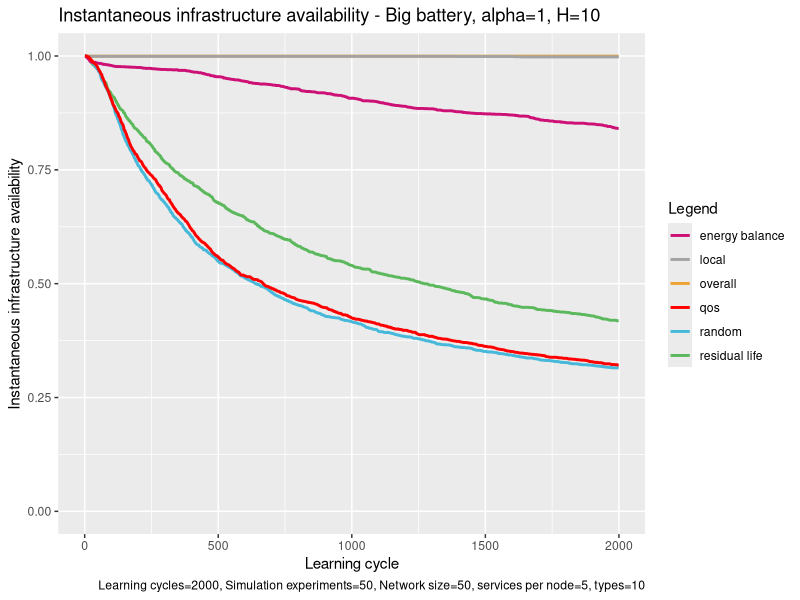

The R source for this figure:
# execute all lines: ctrl + shift + enter

library(ggplot2)

# set working directory here
setwd(dirname(rstudioapi::getSourceEditorContext()$path))

overall <- read.table("exp_assembly_overall_energy_template.txt", 
                      header = F,
                      sep = " ",
                      col.names= c("overallx", "overally")
)

random <- read.table("exp_assembly_random.txt", 
                     header = F,
                     sep = " ",
                     col.names= c("randomx", "randomy")
)

res <- read.table("exp_assembly_residual_life_template.txt", 
                  header = F,
                  sep = " ",
                  col.names= c("resx","resy")
)

local <- read.table("exp_assembly_local_energy_template.txt", 
                    header = F,
                    sep = " ",
                    col.names= c("locx","locy")
)

learning <- read.table("exp_assembly_energyAware.txt", 
                          header = F,
                          sep = " ",
                          col.names= c("enx","eny")
)

qos <- read.table("exp_assembly_QoS.txt", 
                       header = F,
                       sep = " ",
                       col.names= c("qosx","qosy")
)


overall_x <- overall$overallx
overall_y <- overall$overally

random_y <- random$randomy
res_y <- res$resy
local_y <- local$locy
energyAware_y <- learning$eny
qos_y <- qos$qosy

head(overall)

colors <- c("overall" = "#EEA236", "residual life" = "#5CB85C", "random" = "#46B8DA", "local"="gray64", "energy balance"="deeppink3", "qos"="#FF0000")

ggplot(data=local, aes(x=overall_x, col = group)) + 
  
  geom_line(aes(y = overall_y, color = "overall"), size = 1) +
  geom_line(aes(y = res_y, color = "residual life"), size = 1) +
  geom_line(aes(y = random_y, color = "random"), size = 1) +
  geom_line(aes(y = local_y, color = "local"), size = 1) +
  geom_line(aes(y = energyAware_y, color = "energy balance"), size = 1) +
  geom_line(aes(y = qos_y, color = "qos"), size = 1)  +
  ylim(0, 1.0) +
  
  labs(x = "Learning cycle",
       y = "Instantaneous infrastructure availability",
       color = "Legend",
       title = "Instantaneous infrastructure availability - Big battery, alpha=1, H=10", 
       caption = "Learning cycles=2000, Simulation experiments=50, Network size=50, services per node=5, types=10") +
  
  scale_color_manual(values = colors)
